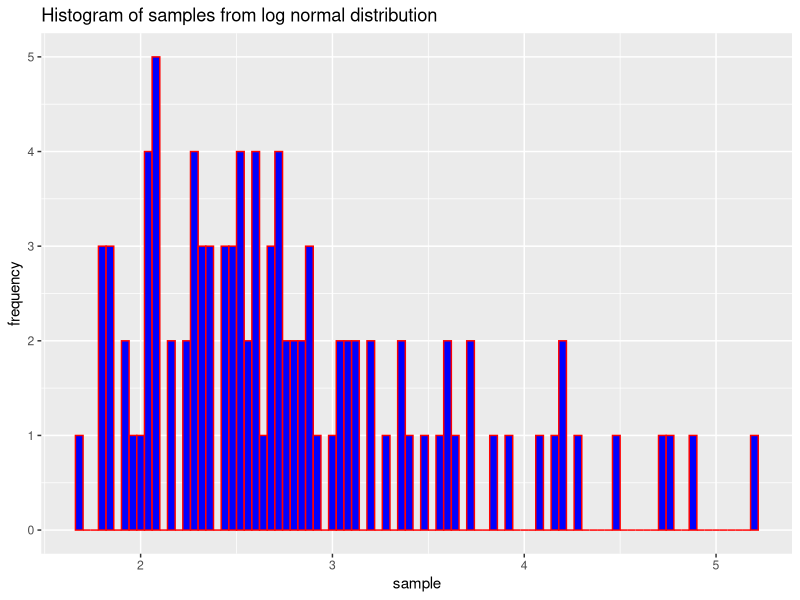
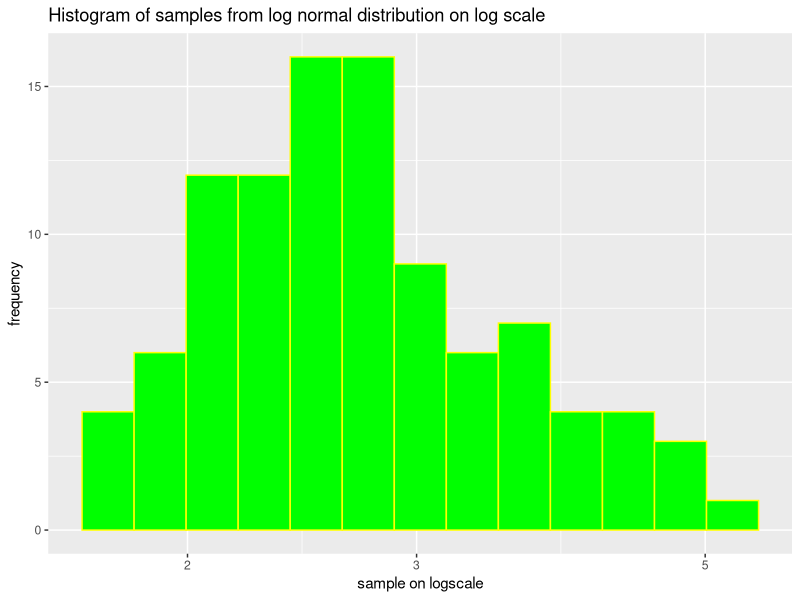

R code for these plots, in order:
## ---- chunk 1
knitr::opts_chunk$set(echo = TRUE)
## ---- chunk 2
set.seed(6)
x <- rlnorm(100, meanlog = 1, sdlog = 0.25)
print(x)
## ---- chunk 3
#hist(x, main= paste("Histogram of samples from log normal distribution"))
#hist(log(x),main=paste("Histogram of samples from log normal distribution on log scale"))

library(ggplot2)
qplot(x, geom="histogram",
      binwidth=0.04,
      log="", 
      main="Histogram of samples from log normal distribution", 
      xlab="sample", 
      ylab="frequency",
      fill=I("blue"),
      col=I("red"))
qplot(x, 
      geom="histogram",
      binwidth=0.04,
      log="x",
      main="Histogram of samples from log normal distribution on log scale",
      xlab="sample on logscale",
      ylab="frequency",
      fill=I("green"),
      col=I("yellow"))



## ---- chunk 4
print(mean(x))
print(var(x))
print(sd(x))


mean.samples<-mean(x)
variance.samples<-var(x)
